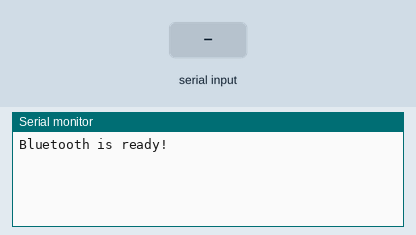
A sketch run on a simulated Arduino Uno, built with avr-gcc and run on an emulated ATmega328P. Shown: the last lines printed to the serial monitor. The test bench sets the inputs (shaded band).

Above: at 1.2 s.
1.3 s: "1" received over the second serial link
At 2.5 s:
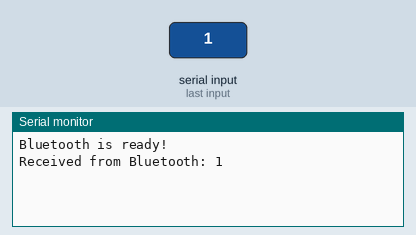
2.8 s: "0" received over the second serial link
At 3.8 s:
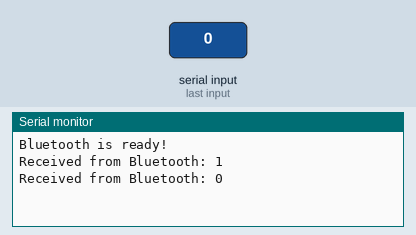
4.3 s: "2" received over the second serial link
At 4.9 s:
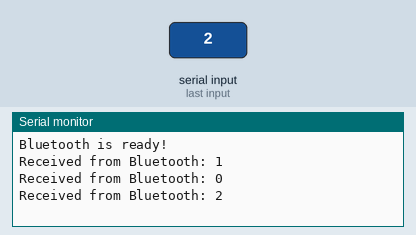

The sketch:

hc05.ino
```cpp
#include <SoftwareSerial.h>

// Define SoftwareSerial pins
SoftwareSerial bluetooth(A1, A0); // RX, TX

void setup() {
  // Start serial communications
  Serial.begin(9600);        // For serial monitor
  bluetooth.begin(9600);     // For HC-05 (default baud rate is 9600)

  Serial.println("Bluetooth is ready!");
}

void loop() {
  // Check for data from Bluetooth
  if (bluetooth.available()) {
    char btData = bluetooth.read();
    Serial.print("Received from Bluetooth: ");
    Serial.println(btData);
  }


}
```

Measured:
- after the input at 1.3 s, the serial monitor: prints a new line at once (image 1)
- after the input at 2.8 s, the serial monitor: prints a new line at once (image 2)
- after the input at 4.3 s, the serial monitor: prints a new line at once (image 3)
